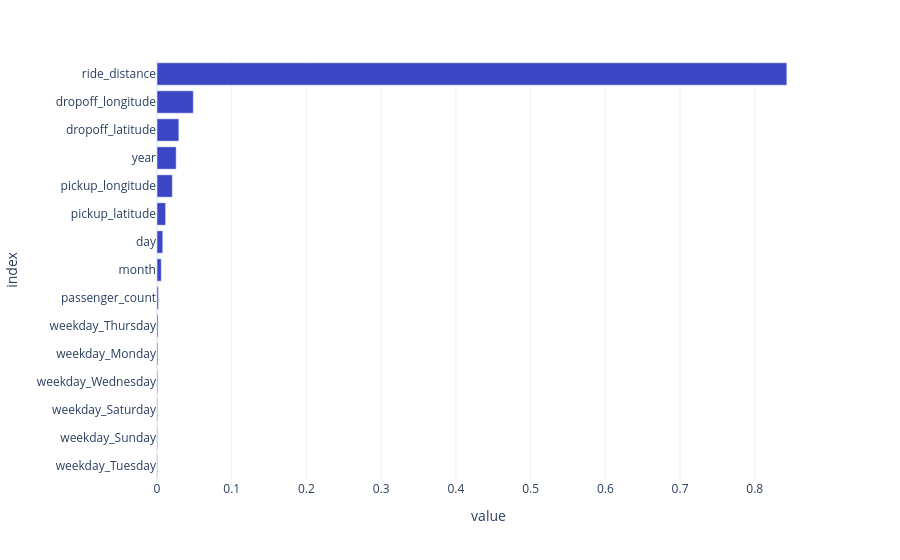

Source (notebook cell):
### Code cell
# Plot coefficients
fig = px.bar(feature_importance, orientation = 'h')
fig.update_layout(showlegend = False, 
                  margin = {'l': 120} # to avoid cropping of column names
                 )
fig.show()

### Figure 1 — Plotly figure (JSON) as saved in the notebook; plotly's stock layout.template omitted (floating-point values rounded to 4 significant figures)
{"data": [{"hovertemplate": "variable=feature_importances<br>value=%{x}<br>index=%{y}<extra></extra>", "legendgroup": "feature_importances", "marker": {"color": "#3B47C4", "pattern": {"shape": ""}}, "name": "feature_importances", "orientation": "h", "showlegend": true, "textposition": "auto", "type": "bar", "x": [0.000713, 0.0008048, 0.0008564, 0.001005, 0.001152, 0.001448, 0.001959, 0.005743, 0.00775, 0.01154, 0.02052, 0.0257, 0.02924, 0.04864, 0.8429], "xaxis": "x", "y": ["weekday_Tuesday", "weekday_Sunday", "weekday_Saturday", "weekday_Wednesday", "weekday_Monday", "weekday_Thursday", "passenger_count", "month", "day", "pickup_latitude", "pickup_longitude", "year", "dropoff_latitude", "dropoff_longitude", "ride_distance"], "yaxis": "y"}], "layout": {"barmode": "relative", "legend": {"title": {"text": "variable"}, "tracegroupgap": 0}, "margin": {"l": 120, "t": 60}, "showlegend": false, "xaxis": {"anchor": "y", "domain": [0.0, 1.0], "title": {"text": "value"}}, "yaxis": {"anchor": "x", "domain": [0.0, 1.0], "title": {"text": "index"}}}}
